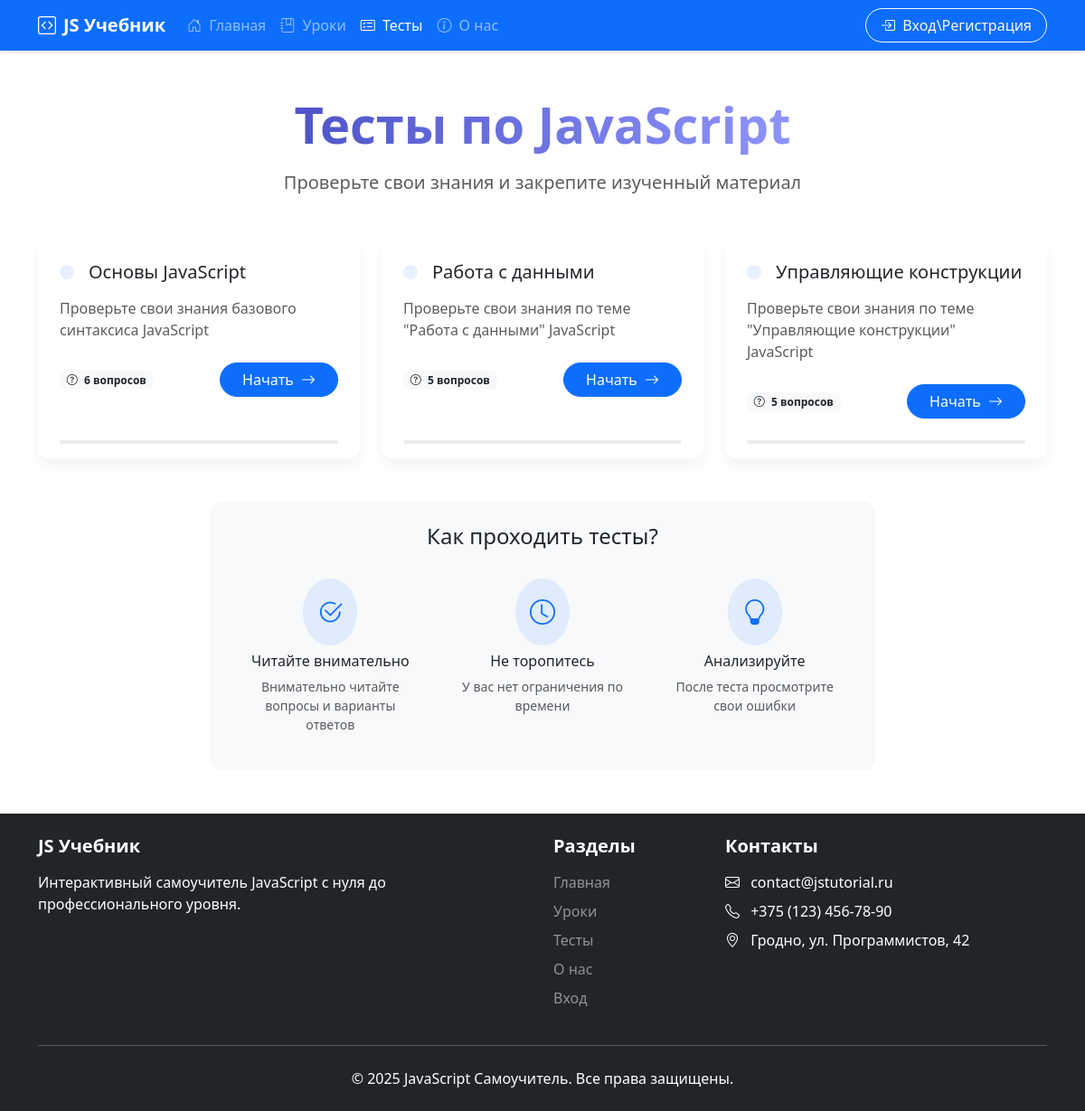
/tests, run on the app's committed database.
### app.py (models this page shows, shortened)
class Test(db.Model):
    id = db.Column(db.Integer, primary_key=True)
    title = db.Column(db.String(100), nullable=False)
    description = db.Column(db.Text)
    questions = db.relationship('TestQuestion', backref='test_relation', lazy=True, cascade='all,delete')
    test_results = db.relationship('TestResult', backref='test_relation', lazy=True)

### app.py (the view)
@app.route('/tests')
def tests_list():
    tests = Test.query.all()
    return render_template("tests.html", tests=tests)

### app.py (called while the page is built)
@app.context_processor
def inject_user():
    def get_user_name():
        if 'name' in session:
            return Users.query.filter_by(email=session['name']).first()
    return dict(active_user=get_user_name())

### templates/tests.html (shortened to what this page needs)
{% extends 'base.html' %}
{% block main %}
<div class="container py-5">
    <div class="text-center mb-5">
        <h1 class="display-4 fw-bold text-gradient-primary mb-3">
            <span class="d-inline-block">Тесты по JavaScript</span>
        </h1>
        <p class="lead text-muted">Проверьте свои знания и закрепите изученный материал</p>
    </div>
    <div class="row g-4">
        {% for test in tests %}
        <div class="col-lg-4 col-md-6">
            <div class="card h-100 border-0 shadow-hover">
                <div class="card-body p-4">
                    <div class="d-flex align-items-center mb-3">
                        <div class="bg-primary bg-opacity-10 p-2 rounded-circle me-3">
                        </div>
                        <h5 class="card-title mb-0">{{ test.title }}</h5>
                    </div>
                    <p class="card-text text-muted mb-4">{{ test.description }}</p>
                    <div class="d-flex justify-content-between align-items-center">
                        <div class="badge bg-light text-dark">
                            <i class="bi bi-question-circle me-1"></i>
                            {{ test.questions|length }} вопросов
                        </div>
                        <a href="{{ url_for('take_test', test_id=test.id) }}"
                           class="btn btn-primary rounded-pill px-4">
                            Начать <i class="bi bi-arrow-right ms-1"></i>
                        </a>
                    </div>
                </div>
                <div class="card-footer bg-transparent border-0 pt-0 pb-3 px-4">
                    <div class="progress" style="height: 4px;">
                    </div>
                </div>
            </div>
        </div>
        {% endfor %}
    </div>
    <div class="row mt-5">
        <div class="col-lg-8 mx-auto text-center">
            <div class="card border-0 bg-light">
                <div class="card-body p-4">
                    <h3 class="h4 mb-3">Как проходить тесты?</h3>
                    <div class="row g-3">
                        <div class="col-md-4">
                            <div class="p-3">
                                <div class="bg-primary bg-opacity-10 p-3 rounded-circle d-inline-block mb-2">
                                    <i class="bi bi-check2-circle fs-3 text-primary"></i>
                                </div>
                                <h5 class="h6">Читайте внимательно</h5>
                                <p class="small text-muted mb-0">Внимательно читайте вопросы и варианты ответов</p>
                            </div>
                        </div>
                        <div class="col-md-4">
                            <div class="p-3">
                                <div class="bg-primary bg-opacity-10 p-3 rounded-circle d-inline-block mb-2">
                                    <i class="bi bi-clock fs-3 text-primary"></i>
                                </div>
                                <h5 class="h6">Не торопитесь</h5>
                                <p class="small text-muted mb-0">У вас нет ограничения по времени</p>
                            </div>
                        </div>
                        <div class="col-md-4">
                            <div class="p-3">
                                <div class="bg-primary bg-opacity-10 p-3 rounded-circle d-inline-block mb-2">
                                    <i class="bi bi-lightbulb fs-3 text-primary"></i>
                                </div>
                                <h5 class="h6">Анализируйте</h5>
                                <p class="small text-muted mb-0">После теста просмотрите свои ошибки</p>
                            </div>
                        </div>
                    </div>
                </div>
            </div>
        </div>
    </div>
</div>
{% endblock %}

### static/css/style.css (style rules this page uses)
html, body { height: 100%; margin: 0; }
body { display: flex; flex-direction: column; }
.progress { height: 1.5rem; }
.card { transition: transform 0.3s, box-shadow 0.3s; }
.progress { height: 10px; }
.text-gradient-primary { background: linear-gradient(45deg, #0d6efd, #0dcaf0); -webkit-background-clip: text; background-clip: text; color: transparent; }
.text-gradient-primary { background: linear-gradient(90deg, #4e54c8 0%, #8f94fb 100%); -webkit-background-clip: text; background-clip: text; color: transparent; display: inline-block; }
.shadow-hover { transition: all 0.3s ease; box-shadow: 0 0.5rem 1rem rgba(0, 0, 0, 0.05); }
.card { border-radius: 12px; overflow: hidden; }
.progress { border-radius: 2px; }

### data on the page
Test: title "Основы JavaScript", description "Проверьте свои знания базового синтаксиса JavaScript", questions|length "6"
Test: title "Работа с данными", description "Проверьте свои знания по теме \"Работа с данными\" JavaScript", questions|length "5"
Test: title "Управляющие конструкции", description "Проверьте свои знания по теме \"Управляющие конструкции\" JavaScript", questions|length "5"
